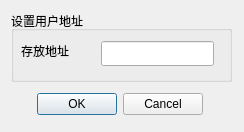
<?xml version="1.0" encoding="UTF-8"?>
<ui version="4.0">
 <class>Dialog</class>
 <widget class="QDialog" name="Dialog">
  <property name="geometry">
   <rect>
    <x>0</x>
    <y>0</y>
    <width>244</width>
    <height>132</height>
   </rect>
  </property>
  <property name="windowTitle">
   <string>Dialog</string>
  </property>
  <widget class="QGroupBox" name="groupBox">
   <property name="geometry">
    <rect>
     <x>11</x>
     <y>11</y>
     <width>221</width>
     <height>71</height>
    </rect>
   </property>
   <property name="title">
    <string>设置用户地址</string>
   </property>
   <widget class="QLabel" name="label">
    <property name="geometry">
     <rect>
      <x>10</x>
      <y>30</y>
      <width>69</width>
      <height>19</height>
     </rect>
    </property>
    <property name="text">
     <string>存放地址</string>
    </property>
   </widget>
   <widget class="QLineEdit" name="lineEdit">
    <property name="geometry">
     <rect>
      <x>90</x>
      <y>30</y>
      <width>113</width>
      <height>25</height>
     </rect>
    </property>
   </widget>
  </widget>
  <widget class="QDialogButtonBox" name="buttonBox">
   <property name="geometry">
    <rect>
     <x>10</x>
     <y>90</y>
     <width>193</width>
     <height>28</height>
    </rect>
   </property>
   <property name="orientation">
    <enum>Qt::Orientation::Horizontal</enum>
   </property>
   <property name="standardButtons">
    <set>QDialogButtonBox::StandardButton::Cancel|QDialogButtonBox::StandardButton::Ok</set>
   </property>
  </widget>
 </widget>
 <resources/>
 <connections>
  <connection>
   <sender>buttonBox</sender>
   <signal>accepted()</signal>
   <receiver>Dialog</receiver>
   <slot>accept()</slot>
   <hints>
    <hint type="sourcelabel">
     <x>248</x>
     <y>254</y>
    </hint>
    <hint type="destinationlabel">
     <x>157</x>
     <y>274</y>
    </hint>
   </hints>
  </connection>
  <connection>
   <sender>buttonBox</sender>
   <signal>rejected()</signal>
   <receiver>Dialog</receiver>
   <slot>reject()</slot>
   <hints>
    <hint type="sourcelabel">
     <x>316</x>
     <y>260</y>
    </hint>
    <hint type="destinationlabel">
     <x>286</x>
     <y>274</y>
    </hint>
   </hints>
  </connection>
 </connections>
</ui>
